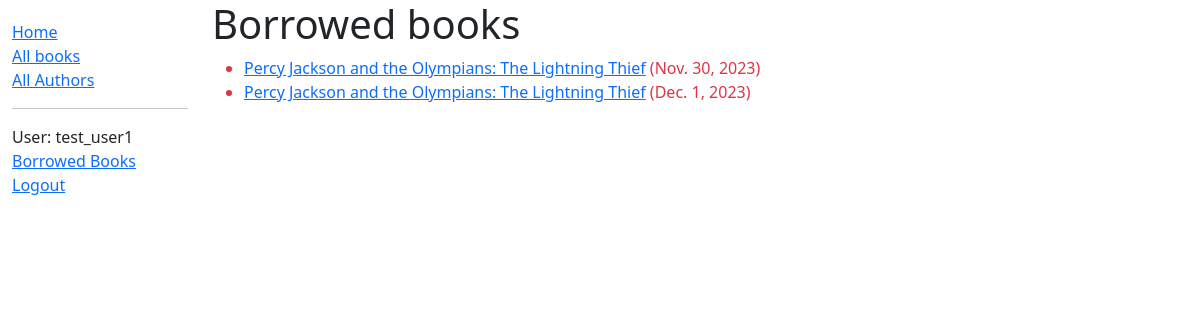
The app's page /mybooks/ (signed in) with its own data.
### library/models.py (models this page shows, shortened)
class BookInstance(models.Model):
    id = models.UUIDField(primary_key=True, default=uuid.uuid4, help_text='Unique ID for this particular book across whole library')
    book = models.ForeignKey('Book', on_delete=models.CASCADE, null=True)
    due_back = models.DateField(null=True, blank=True)
    borrower = models.ForeignKey(settings.AUTH_USER_MODEL, on_delete=models.SET_NULL, null=True, blank=True)
    LOAN_STATUS = (
        ('m', 'Maintenance'),
        ('o', 'On loan'),
        ('a', 'Available'),
        ('r', 'Reserved'),
    )
    status = models.CharField(
        max_length=1,
        choices=LOAN_STATUS,
        blank=True,
        default='m',
        help_text='Book availability',
    )
    @property
    def is_overdue(self):
        return bool(self.due_back and date.today() > self.due_back)
    class Meta:
        ordering = ['due_back']
        permissions = (("can_mark_returned", "Set book as returned"),)

class Book(models.Model):
    title = models.CharField(max_length=200)
    author = models.ForeignKey('Author', on_delete=models.SET_NULL, null=True)
    summary = models.TextField(max_length=1000, help_text='Enter a brief description of the book')
    isbn = models.CharField('ISBN', max_length=13, unique=True, help_text='13 Character <a href="https://www.isbn-international.org/content/what-isbn">ISBN number</a>')
    genre = models.ManyToManyField(Genre, help_text='Select a genre for this book')
    def display_genre(self):
        """Create a string for the Genre. This is required to display genre in Admin."""
        return ', '.join(genre.name for genre in self.genre.all()[:3])
    display_genre.short_description = 'Genre'

### library/views.py (the view)
# urls.py: path('mybooks/', LoanedBooksByUserListView.as_view(), name='my-books'),
class LoanedBooksByUserListView(LoginRequiredMixin,generic.ListView):
    model = BookInstance
    template_name = 'library/bookinstance_list_borrowed_user.html'
    paginate_by = 10
    def get_queryset(self):
        return (
            BookInstance.objects.filter(borrower=self.request.user)
            .filter(status__exact='o')
            .order_by('due_back')
        )

### library/templates/library/bookinstance_list_borrowed_user.html
{% extends "_base.html" %}
{% block content %}
    <h1>Borrowed books</h1>
    {% if bookinstance_list %}
    <ul>
      {% for bookinst in bookinstance_list %}
      <li class="{% if bookinst.is_overdue %}text-danger{% endif %}">
        <a href="{% url 'book-detail' bookinst.book.pk %}">{{ bookinst.book.title }}</a> ({{ bookinst.due_back }})
      </li>
      {% endfor %}
    </ul>
    {% else %}
      <p>There are no books borrowed.</p>
    {% endif %}
{% endblock %}

### library/templates/_base.html (shortened to what this page needs)
{% load static %}
<!DOCTYPE html>
<html lang="en">
  <head>
    <link
      href="https://cdn.jsdelivr.net/npm/bootstrap@5.1.3/dist/css/bootstrap.min.css"
      rel="stylesheet"
 />
    {% load static %}
    <link rel="stylesheet" href="{% static 'css/styles.css' %}" />
  </head>
  <body>
    <div class="container-fluid">
      <div class="row">
        <div class="col-sm-2">
          {% block sidebar %}
            <ul class="sidebar-nav">
              <li><a href="{% url 'index' %}">Home</a></li>
              <li><a href="{% url 'books' %}">All books</a></li>
              <li><a href="{% url 'authors' %}">All Authors</a></li>
              <hr>
            {% if user.is_authenticated %}
              <li>User: {{ user.get_username }}</li>
              {% if perms.library.can_mark_returned %}
              <li><a href="{% url 'loaned-books' %}">All Loaned Books</a></li>
              {% else %}
              <li><a href="{% url 'my-books' %}">Borrowed Books</a></li>
              {% endif %}
              <li><a href="{% url 'logout' %}">Logout</a></li>
            {% else %}
              <li><a href="{% url 'login' %}">Login</a></li>
            {% endif %}
            </ul>
          {% endblock %}
        </div>
        <div class="col-sm-10 ">{% block content %}{% endblock %}
        </div>
      </div>
    </div>
  </body>
</html>

### library/static/css/styles.css (style rules this page uses)
.sidebar-nav { margin-top: 20px; padding: 0; list-style: none; }

### records on screen
BookInstance: book "Percy Jackson and the Olympians: The Lightning Thief", due_back "Nov. 30, 2023"
BookInstance: book "Percy Jackson and the Olympians: The Lightning Thief", due_back "Dec. 1, 2023"

### other values on screen
{{ user.get_username }} "test_user1"
